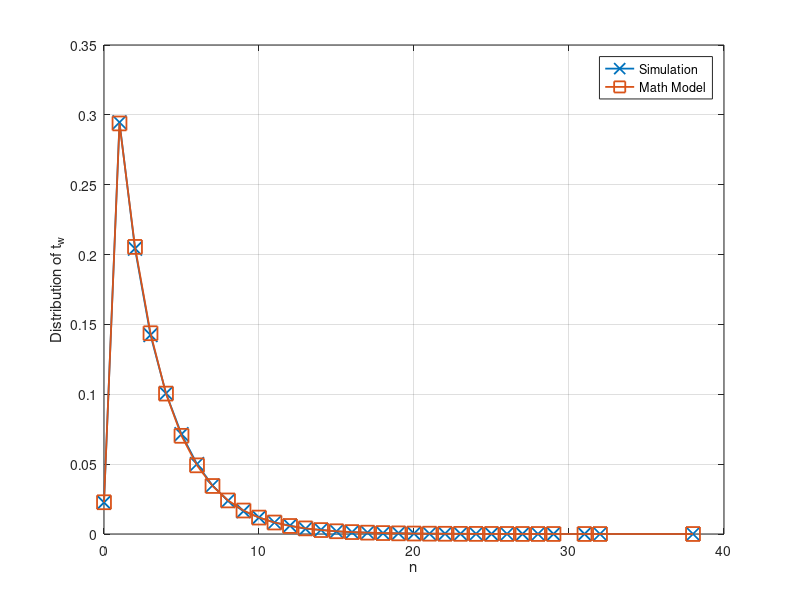

MATLAB code for this plot:
%% File size
%N=10000
%x_label =[0	1	2	3	4	5	6	7	8	9	10	11	12	13	14	15	16	17	18	20	21	22	23	24	26]
%N=50000
%x_label =[0	1	2	3	4	5	6	7	8	9	10	11	12	13	14	15	16	17	18	19	20	21	22	23	24	26	27	29]
%N=100000
x_label =[0	1	2	3	4	5	6	7	8	9	10	11	12	13	14	15	16	17	18	19	20	21	22	23	24	25	26	27	28	29	31	32	38]


%% for DeadlinMissRatio
%N=10000
%y_sim = [0.022900	0.298500	0.208100	0.138100	0.095800	0.073500	0.047300	0.035500	0.023600	0.015500	0.012300	0.008400	0.006100	0.003900	0.002800	0.002700	0.001400	0.001300	0.001000	0.000300	0.000200	0.000100	0.000300	0.000200	0.000200];
%y_math = [0.022727	0.293865	0.205500	0.143706	0.100494	0.070276	0.049144	0.034366	0.024032	0.016806	0.011752	0.008218	0.005747	0.004019	0.002810	0.001965	0.001374	0.000961	0.000672	0.000329	0.000230	0.000161	0.000112	0.000079	0.000038];
%N=50000
%y_sim = [0.023880	0.293000	0.205740	0.143000	0.100800	0.071820	0.049000	0.034100	0.023400	0.015780	0.012560	0.007980	0.005580	0.003960	0.002720	0.002180	0.001620	0.001060	0.000520	0.000460	0.000260	0.000180	0.000240	0.000060	0.000040	0.000020	0.000020	0.000020];
%y_math = [0.022727	0.293865	0.205500	0.143706	0.100494	0.070276	0.049144	0.034366	0.024032	0.016806	0.011752	0.008218	0.005747	0.004019	0.002810	0.001965	0.001374	0.000961	0.000672	0.000470	0.000329	0.000230	0.000161	0.000112	0.000079	0.000038	0.000027	0.000013];

%N=100000
y_sim = [0.022580	0.294640	0.204270	0.142430	0.100670	0.071430	0.050070	0.034730	0.023760	0.016370	0.011810	0.008220	0.005980	0.003710	0.002970	0.001860	0.001270	0.001000	0.000540	0.000580	0.000310	0.000210	0.000210	0.000140	0.000100	0.000030	0.000040	0.000010	0.000010	0.000010	0.000010	0.000020	0.000010]
y_math = [0.022727	0.293865	0.205500	0.143706	0.100494	0.070276	0.049144	0.034366	0.024032	0.016806	0.011752	0.008218	0.005747	0.004019	0.002810	0.001965	0.001374	0.000961	0.000672	0.000470	0.000329	0.000230	0.000161	0.000112	0.000079	0.000055	0.000038	0.000027	0.000019	0.000013	0.000006	0.000004	0.000001]


i = i+1;
figure(i)

plot(x_label,y_sim,'-x', 'MarkerSize',10, 'LineWidth',1.3)
hold on
plot(x_label,y_math,'-s', 'MarkerSize',10, 'LineWidth',1.3)
hold on

%xlabel('E[\tau_g]')
%xlabel('E[\tau_b]')
%xlabel('E[t_1]')
%xlabel('File Size : MB')
%xlabel('E[t_0]')
%xlabel('b_1(Mbps)')
xlabel('n')
ylabel('Distribution of t_w')

%xticklabels({'62.5','125','250','500','1000','2000','4000','8000'});
%xticklabels({'10','20','40','80','160','320','640','1280'});
%xticklabels({'50','100','150','200','250','300','350','400'});

%xticklabels({'0',	'1',	'2',	'3',	'4','5',	'6',	'7',	'8',	'9',	'10',	'11',	'12',	'13',	'14',	'15',	'16',	'17'	,'18'	,'20'	,'21'	,'22',	'23',	'24',	'26'});
%set(gca, 'XTick', x_label);

legend({'Simulation','Math Model'},'NumColumns',1);

hold off;
grid on;